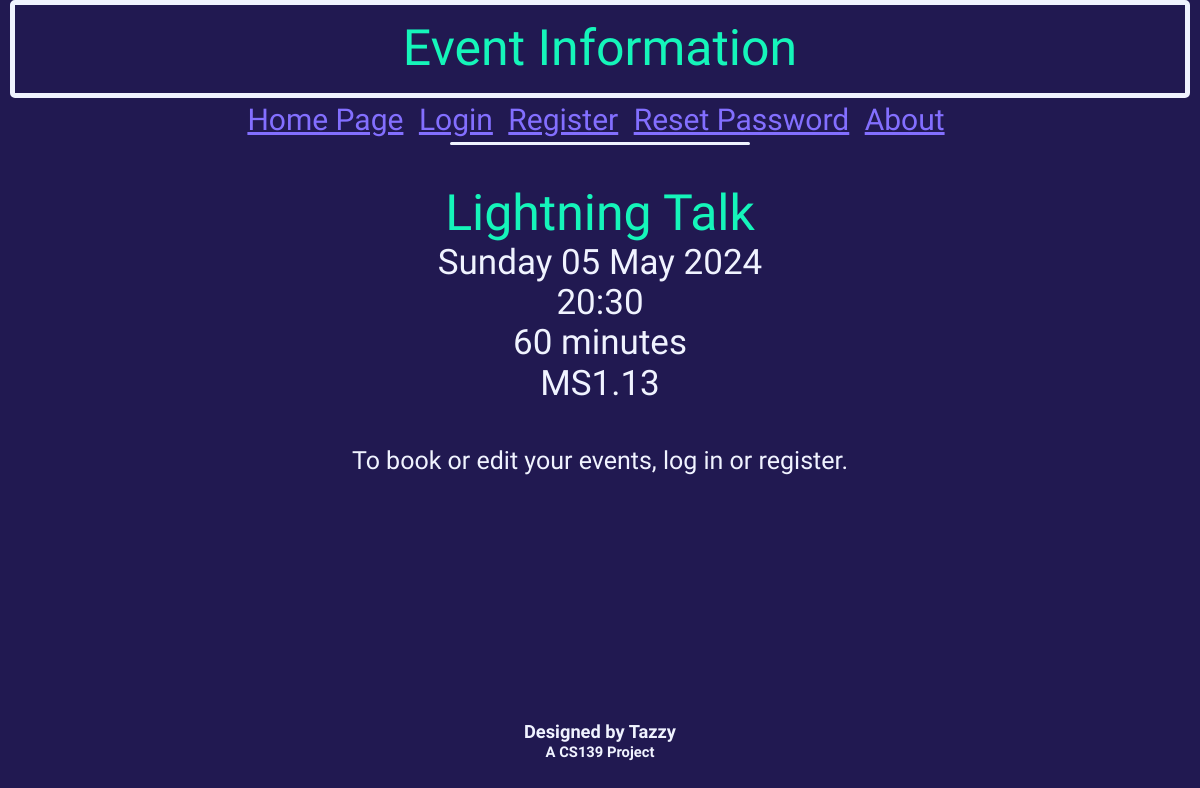
Page /viewEvent?eventid=5 on the earlier database version.
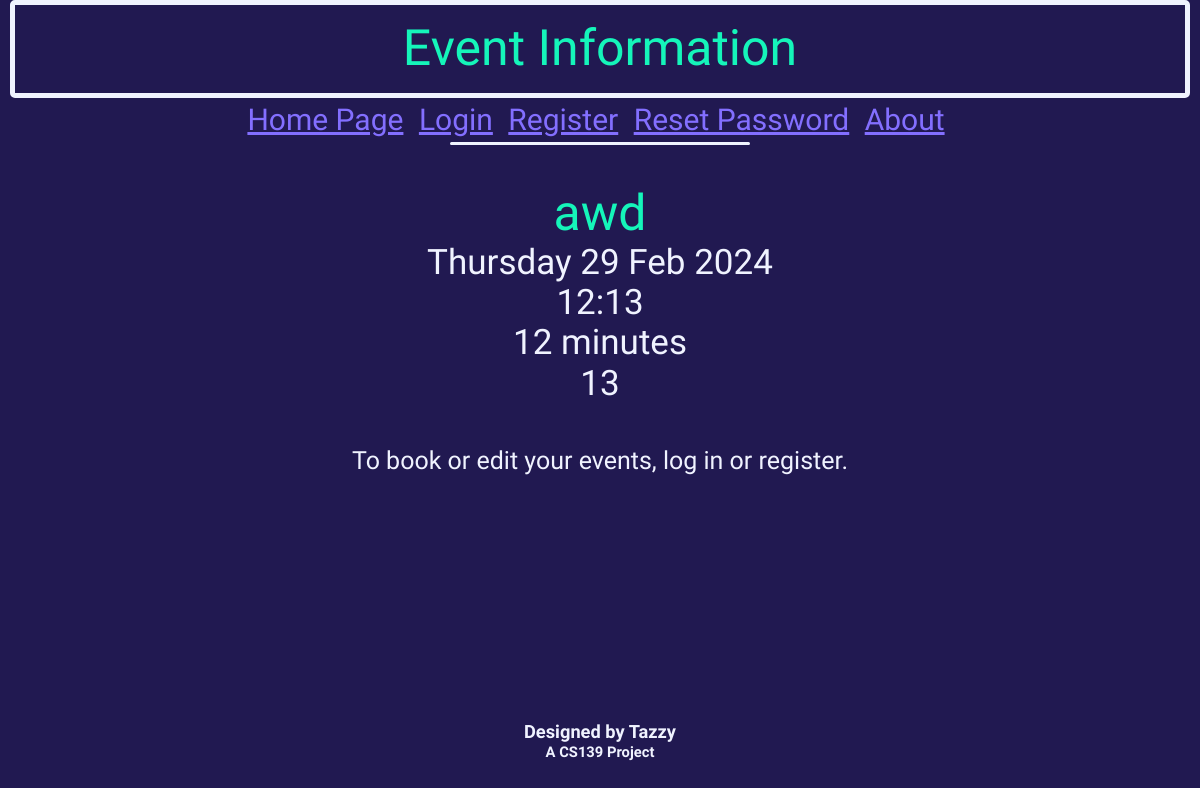
Same page on the later database version.
### db_definition.py (models this page shows, shortened)
class Event(db.Model):
    __tablename__ = "events"
    event_id = db.Column(db.Integer, primary_key = True)
    name = db.Column(db.String(20))
    dateTime = db.Column(db.DateTime)
    duration = db.Column(db.Integer) # Minutes
    capacity = db.Column(db.Integer)
    ticketsSold = db.Column(db.Integer)
    location = db.Column(db.String(50))

### eventbyte.py (the view)
@app.route('/viewEvent')
def viewEvent():
    updateTickets()
    eventID = request.args.get('eventid') or None
    if not eventID:
        return redirect('/')
    else:
        thisEvent = Event.query.filter_by(event_id=int(eventID)).first()
        if current_user.is_authenticated:
            getTicket = Ticket.query.filter(Ticket.event_id == eventID, Ticket.user_id == current_user.user_id, Ticket.status !='Cancelled').first()
            if thisEvent.dateTime > datetime.datetime.now():
                upcomingEvent = True
                if getTicket is None:
                    eventOwned = False
                else:
                    eventOwned = True
            else:
                eventOwned = False
                upcomingEvent = False
        else:
            eventOwned = False
            upcomingEvent = False
        if eventOwned:
            createBarcode(getTicket.booking_ref)
        return render_template('viewEvent.html', event=thisEvent, eventOwned=eventOwned, upcomingEvent=upcomingEvent)

### eventbyte.py (called while the page is built)
def updateTickets():
    events = Event.query.all()
    for event in events:
        ticketNum = db.session.query(Ticket).where(Ticket.event_id == event.event_id, Ticket.status == "Upcoming").count()
        event.ticketsSold = ticketNum
        if event.ticketsSold >= (0.95 * event.capacity):
            sendEmail(user=User.query.filter_by(userClass="super").first(), event=event, EVENTNEARFULL=True)
        if event.dateTime <= datetime.datetime.now():
            tickets = db.session.query(Ticket).where(Ticket.event_id == event.event_id)
            for ticket in tickets:
                ticket.status = "Completed"
    db.session.commit()

### templates/viewEvent.html (shortened to what this page needs)
{% extends 'base.html' %}
{% block heading %}
    <div class="title subtitle">
        Event Information
    </div>
{% endblock %}
{% block content %}
    <div class="eventInformation">
        <br>
        <span class="titleRef" style="font-size: 50px;">{{ event.name }}</span><br>
        {{ event.dateTime.strftime('%A') }} {{ event.dateTime.strftime('%d') }} {{ event.dateTime.strftime('%b') }} {{ event.dateTime.strftime('%Y') }}<br>
        {{ event.dateTime.strftime('%H') }}:{{ event.dateTime.strftime('%M') }}<br>
        {{ event.duration }} minutes<br>
        {{ event.location }}<br>
        {% if current_user.userClass == "super" %}
            {{ event.capacity - event.ticketsSold }} seats left<br><br>
        {% else %}
            <br>
        {% endif %}
    </div>
        {% if not current_user.is_authenticated %}
            <h3 class="standardContent" style="text-align: center; margin-top: 3px;">To book or edit your events, log in or register.</h3>
        {% endif %}
{% endblock %}

### templates/base.html (shortened to what this page needs)
<!DOCTYPE html>
<html lang="en">
    <head>
        <link rel="stylesheet" type="text/css" href="/static/css/normalize.css">
        <link rel="stylesheet" type="text/css" href="/static/css/retro.css">
    </head>
    <body>
        {% block heading %} {% endblock %}
        {% include "navbar.html" %}
        {% block content %} {% endblock %}
        {% include "acknowledgements.html" %}
    </body>
</html>

### templates/navbar.html
<nav>
    {% if current_user.userClass == "super" %}
        <a href="/superHome">All Events</a>
        <a href="/createEvent">Create Event</a>
        <a href="../static/adminLog.txt" download="adminLog.txt">View Admin Log</a>
    {% elif current_user.is_authenticated %}
        <a href="/home">Home Page</a>
        <a href="/myEvents">My Events</a>
    {% else %}
        <a href="/home">Home Page</a>
    {% endif %}
    {% if current_user.is_authenticated %}
        <a href='/logout'>Logout</a>
    {% else %}
        <a href='/login'>Login</a>
        <a href='/register'>Register</a>
        <a href="/resetPass">Reset Password</a>
    {% endif %}
    <a href="/about">About</a>
</nav>
<div id="navunderline">
</div>

### templates/acknowledgements.html
<div id="acknowledgements">
    <h5 style="margin-bottom: 2px;">Designed by Tazzy</h5>
    <h6 style="margin-top: 0px;">A CS139 Project</h6>
</div>

### static/css/retro.css (style rules this page uses)
body { background-color: #211951; }
#navunderline { margin: auto; width: 25%; border-bottom: 3px #F0F3FF solid; border-radius: 3px; }
nav { font-family: 'Anta', serif; text-align: center; font-size: 30px; padding: 5px; margin: 0; }
nav a { margin-right: 8px; border-radius: 3px; color: #836FFF; }
.title { margin: auto; width: 95%; border: #F0F3FF 5px solid; padding: 15px; font-family: 'Anta', serif; font-size: 70px; color: #15F5BA; border-radius: 5px; text-align: center; }
.subtitle { font-size: 50px; }
#acknowledgements { font-family: 'Anta', serif; text-align: center; position: fixed; margin: auto; bottom: 5px; width: 100%; color: #F0F3FF; font-size: 22px; }
.standardContent { font-family: 'Kanit', sans-serif; font-weight: 400; font-style: normal; color: #F0F3FF; font-size: 25px; margin-left: 30px; margin-right: 30px; }
.titleRef { color: #15F5BA; font-family: 'Anta', serif; }
.eventInformation { font-family: 'Kanit', sans-serif; font-weight: 400; font-style: normal; font-size: 35px; color: #F0F3FF; width: 80%; margin: auto; text-align: center; }

Differences in the rows shown:
changed Event: name "Lightning Talk" → "awd"; dateTime "Sunday" → "Thursday"; dateTime "05" → "29"; dateTime "May" → "Feb"; dateTime "20" → "12"; dateTime "30" → "13"; duration "60" → "12"; location "MS1.13" → "13"
